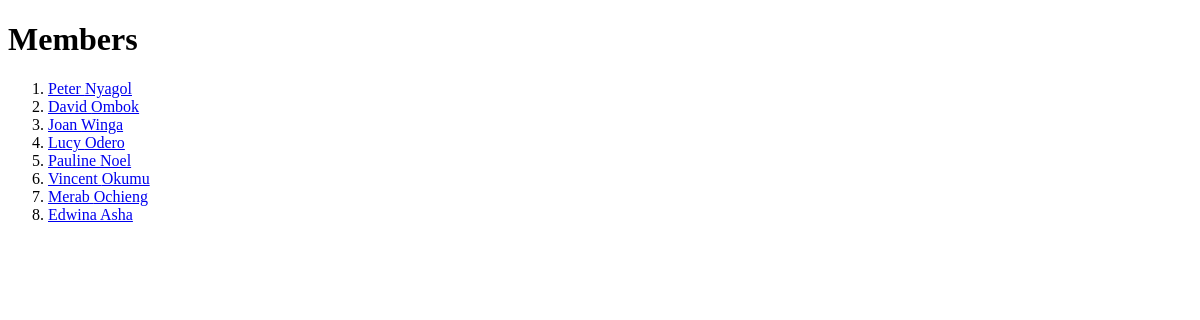
Page /nyagol/members/ on the earlier database version.
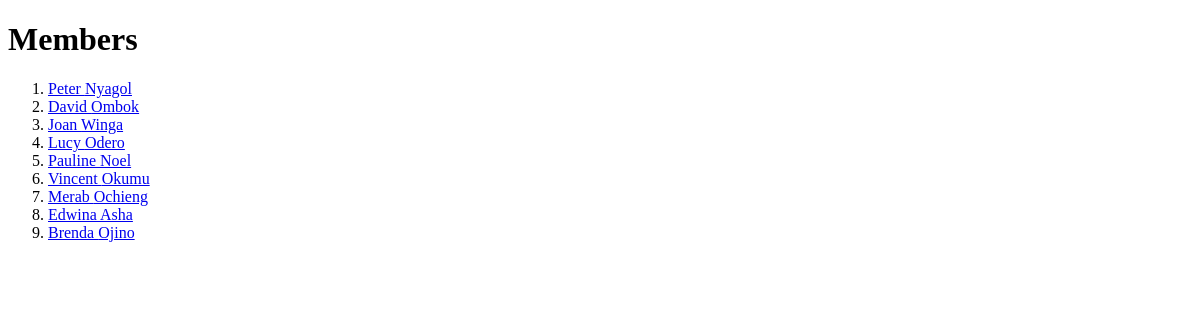
Same page on the later database version.
### nyagol/models.py (models this page shows)
class Member (models.Model):
    firstname = models.CharField(max_length=255)
    lastname = models.CharField(max_length=255)
    contact = models.IntegerField(null=True)
    joined_date = models.DateTimeField(null=True)

### nyagol/views.py (the view)
def members(request):
  mymembers = Member.objects.all().values()
  template = loader.get_template('all_members.html')
  context = {
    'mymembers': mymembers,
  }
  return HttpResponse(template.render(context, request))

### nyagol/templates/all_members.html (shortened to what this page needs)
{% extends "master.html" %}
{% block content %}
  <h1>Members</h1>
<ol>
  {% for x in mymembers %}
    <li><a href="details/{{ x.id }}">{{ x.firstname }} {{ x.lastname }}</a></li>
  {% endfor %}
</ol>
</body>
</html>
{% endblock %}

Differences in the rows shown:
added Member: firstname "Brenda", lastname "Ojino"
